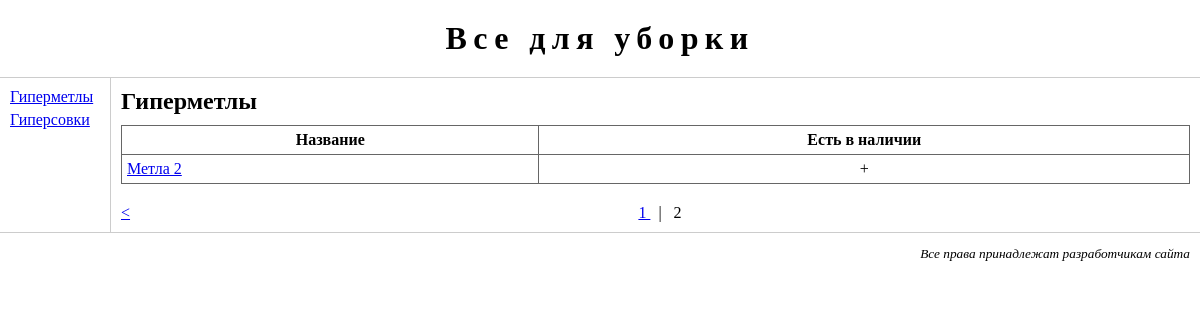
Page /goods/1/?page=2 on the committed database.
### goods/models.py (models this page shows, shortened)
class Category(models.Model):
    name = models.CharField(max_length=50, unique=True)
    class Meta:
        db_table = 'goods_category'
        ordering = ['name',]
        verbose_name = 'категория'
        verbose_name_plural = 'категории'

class Good(models.Model):
    name = models.CharField(max_length=50, unique=True)
    description = models.TextField()
    in_stock = models.BooleanField(default=True, db_index=True)
    category = models.ForeignKey(Category, null=True, blank=True, on_delete=models.SET_NULL)
    class Meta:
        db_table = 'goods_good'
        ordering = ['name',]
        unique_together = ('category', 'name')
        verbose_name = 'товар'
        verbose_name_plural = 'товары'

### goods/views.py (the view)
# urls.py: re_path(r'^(?:(?P<cat_id>\d+)/)?$', GoodListView.as_view(), name = 'index'),
class GoodListView(ListView, CategoryListMixin):
    template_name = 'goods/index.html'
    paginate_by = 1
    context_object_name = 'goods'
    cat = None
    def get(self, request, *args, **kwargs):
        if self.kwargs['cat_id'] == None:
            self.cat = Category.objects.first()
        else:
            self.cat = Category.objects.get(pk = self.kwargs['cat_id'])
        return super(GoodListView, self).get(request, *args, **kwargs)
    def get_context_data(self, **kwargs):
        context = super(GoodListView, self).get_context_data(**kwargs)
        context['category'] = self.cat
        return context
    def get_queryset(self):
        return Good.objects.filter(category = self.cat).order_by('name')

### goods/views.py (called while the page is built)
    def get_context_data(self, **kwargs):
        context = super(CategoryListMixin, self).get_context_data(**kwargs)
        context['cats'] = Category.objects.order_by('name')
        return context

### goods/templates/goods/index.html (shortened to what this page needs)
{% extends 'base.html' %}
{% block main %}
    <h2>{{ category.name }}</h2>
    <table>
        <tr>
            <th>Название</th>
            <th>Есть в наличии</th>
        </tr>
        {% for good in goods %}
            <tr>
                <td><a href="{% url 'good' good_id=good.id %}?page={{ page_obj.number }}">{{ good.name }}</a></td>
                <td class="centered">{% if good.in_stock %}+{% endif %}</td>
            </tr>
        {% endfor %}
    </table>
    {% if paginator.num_pages > 1 %}
        <div id="pagination">
            {% if page_obj.has_previous %}
                <div id="previous-page">
                    <a href="{% url 'index' cat_id=category.pk %}?page={{ page_obj.previous_page_number }}">&lt;</a>
                </div>
            {% endif %}
            <div id="num-pages">
                {% for pn in paginator.page_range %}
                    {% if not forloop.first %}
                        &nbsp;&nbsp;|&nbsp;&nbsp;
                    {% endif %}
                    {% if page_obj.number != pn %}
                        <a href="{% url 'index' cat_id=category.pk %}?page={{ pn }}">
                    {% endif %}
                    {{ pn }}
                    {% if page_obj.number != pn %}
                        </a>
                    {% endif %}
                {% endfor %}
            </div>
        </div>
    {% endif %}
{% endblock %}

### templates/base.html (shortened to what this page needs)
{% load static %}
<!DOCTYPE html>
<html>
    <head>
        <link rel="stylesheet" type="text/css" href="{% static 'css/main.css' %}">
    </head>
    <body>
        <div id="header">
            <h1>Все для уборки</h1>
        </div>
        <div id="leftmenu">
            <ul>
                {% for cat in cats %}
                    <li><a href="{% url 'index' cat.id %}">{{ cat.name }}</a></li>
                {% endfor %}
            </ul>
        </div>
        <div id="main">
            {% block main %}{% endblock %}
        </div>
        <div id="footer">
            <p>Все права принадлежат разработчикам сайта</p>
        </div>
    </body>
</html>

### static/css/main.css (style rules this page uses)
body { margin: 0px; padding: 0px; }
#header { text-align: center; border-bottom: 1px #cccccc solid; }
#header h1 { margin: 20px 0px 20px 0px; letter-spacing: 0.2em; }
#leftmenu { float: left; width: 100px; padding: 10px; }
#leftmenu ul { margin: 0px; padding: 0px; }
#leftmenu ul li { list-style-type: none; margin-bottom: 5px; }
#main { margin-left: 110px; border-left: 1px #cccccc solid; padding: 10px; }
#main h2 { margin: 0px 0px 10px 0px; }
#main table { width: 100%; border-collapse: collapse; }
#main table td, #main table th { border: 1px #666666 solid; padding: 5px; }
#main table td.centered { text-align: center; }
#footer { text-align: right; border-top: 1px #cccccc solid; padding-right: 10px; }
#footer p { font-size: smaller; font-style: italic; }
#pagination { margin-top: 20px; }
#pagination #previous-page { float: left; }
#pagination #num-pages { text-align: center; }

### rows in the picture
Category: name "Гиперметлы"
Category: name "Гиперсовки"
Good: name "Метла 2"

### other values in the picture
{{ pn }} "1" "2"
